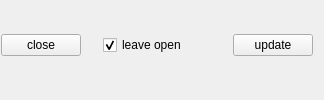
    <widget class="QWidget" name="universal_options" native="true">
     <property name="sizePolicy">
      <sizepolicy hsizetype="Preferred" vsizetype="Minimum">
       <horstretch>0</horstretch>
       <verstretch>0</verstretch>
      </sizepolicy>
     </property>
     <layout class="QHBoxLayout" name="leave_open_layout">
      <property name="leftMargin">
       <number>1</number>
      </property>
      <property name="topMargin">
       <number>1</number>
      </property>
      <item>
       <widget class="QPushButton" name="cancelButton_">
        <property name="text">
         <string>close</string>
        </property>
       </widget>
      </item>
      <item>
       <spacer>
        <property name="orientation">
         <enum>Qt::Horizontal</enum>
        </property>
        <property name="sizeHint" stdset="0">
         <size>
          <width>16</width>
          <height>31</height>
         </size>
        </property>
       </spacer>
      </item>
      <item>
       <widget class="QCheckBox" name="leaveOpen_">
        <property name="text">
         <string>leave open</string>
        </property>
        <property name="checked">
         <bool>true</bool>
        </property>
       </widget>
      </item>
      <item>
       <spacer>
        <property name="orientation">
         <enum>Qt::Horizontal</enum>
        </property>
        <property name="sizeHint" stdset="0">
         <size>
          <width>40</width>
          <height>20</height>
         </size>
        </property>
       </spacer>
      </item>
      <item>
       <widget class="QPushButton" name="updateButton_">
        <property name="text">
         <string>update</string>
        </property>
       </widget>
      </item>
     </layout>
    </widget>
